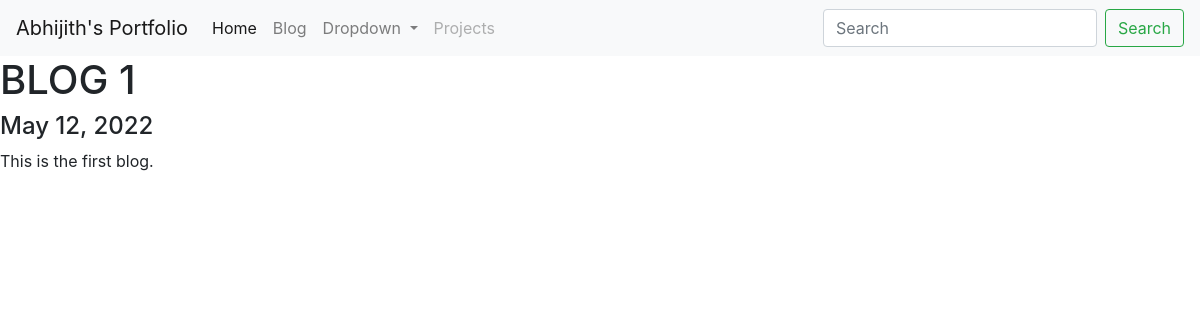
Page /blog/1/ on the committed database.
### blog/models.py (models this page shows)
class Blog(models.Model):
    date = models.DateField()
    title = models.CharField(max_length=200)
    description = models.TextField()

### blog/views.py (the view)
# urls.py: path("<int:blog_id>/", views.blog_details, name="blog_details"),
def blog_details(request, blog_id):
    blog_object = get_object_or_404(Blog, pk=blog_id)
    return render(request, 'blog/blog_details.html', {"blog_object": blog_object})

### blog/Templates/blog/blog_details.html
{% extends 'portfolio/navbar.html' %}
{% block content %}
<div>
    <h1>{{ blog_object.title|upper }}</h1>
    <h4> {{ blog_object.date }}</h4>
    <p> {{ blog_object.description }}</p>
</div>
{% endblock %}

### rows in the picture
Blog: title "BLOG 1", date "May 12, 2022", description "This is the first blog."
